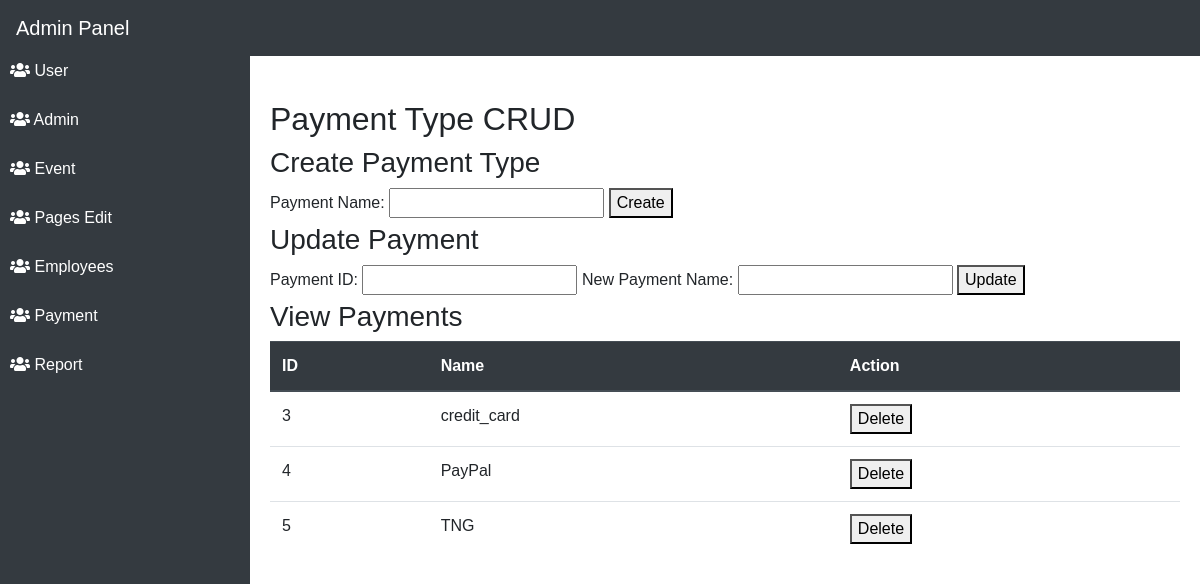
The app's page /AdminPaymethod.php with its own data.
### tables this page shows
CREATE TABLE `payment_method` (
  `payment_type` varchar(255) NOT NULL,
  `id` int(11) NOT NULL
);

### AdminPaymethod.php (the view, shortened to what this page needs)
<?php
include 'adminheader.php';
include 'adminsidebar.php';
function getConnection() {
    $servername = "localhost";
    $username = "root";
    $password = "";
    $dbname = "login";
    $connection = new mysqli($servername, $username, $password, $dbname);
    return $connection;
}
?>
<!DOCTYPE html>
<html lang="en">
<head>
    <link rel="stylesheet" href="https://stackpath.bootstrapcdn.com/bootstrap/4.5.2/css/bootstrap.min.css">
</head>
<body>
    <?php include 'adminsidebar.php'; ?>
    <div id="content">
        <h2>Payment Type CRUD</h2>
        <h3>Create Payment Type</h3>
        <form action="" method="POST">
            <label for="payment_type">Payment Name:</label>
            <input type="text" id="payment_type" name="payment_type" required>
            <button type="submit" name="create_payment">Create</button>
        </form>
        <h3>Update Payment</h3>
        <form action="" method="POST">
            <label for="id">Payment ID:</label>
            <input type="text" id="id" name="id" required>
            <label for="new_payment_name">New Payment Name:</label>
            <input type="text" id="new_payment_name" name="new_payment_name" required>
            <button type="submit" name="update_payment">Update</button>
        </form>
        <h3>View Payments</h3>
        <?php
        $connection = getConnection();
        $query = "SELECT * FROM payment_method";
        $result = $connection->query($query);
        if ($result && $result->num_rows > 0) {
            echo "<table class='table'>";
            echo "<thead class='thead-dark'><tr><th>ID</th><th>Name</th><th>Action</th></tr></thead>";
            echo "<tbody>";
            while ($row = $result->fetch_assoc()) {
                echo "<tr>";
                echo "<td>{$row['id']}</td>";
                echo "<td>{$row['payment_type']}</td>";
                echo "<td>
                        <form action='' method='POST'>
                            <input type='hidden' name='id' value='{$row['id']}'>
                            <button type='submit' name='delete_payment'>Delete</button>
                        </form>
                    </td>";
                echo "</tr>";
            }
            echo "</tbody></table>";
        } else {
            echo "No payment methods found.";
        }
        ?>
    </div>
    <?php include 'admin_footer.php'; ?>
</body>
</html>

### adminheader.php (style rules this page uses)
body { font-family: unset; padding-top: 56px; overflow-x: auto; background-color: #f8f9fa; margin: 0; }

### adminsidebar.php (style rules this page uses)
body { font-family: unset; margin: 0; padding: 0; }

### AdminPaymethod.php (style rules this page uses)
#content { margin-left: 250px; padding: 20px; padding-top: 100px; }

### records on screen
payment_method: id "3", payment_type "credit_card"
payment_method: id "4", payment_type "PayPal"
payment_method: id "5", payment_type "TNG"
